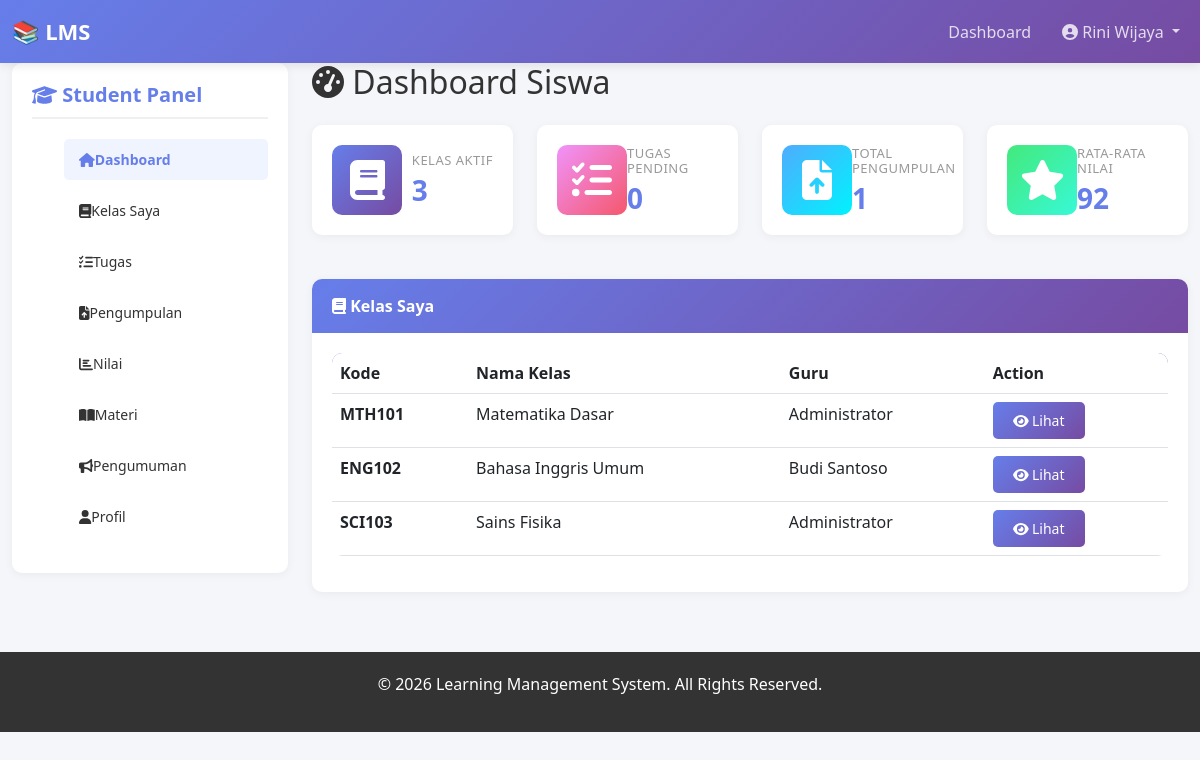
The app's page /student/dashboard.php (signed in) with its own data.
### tables this page shows
CREATE TABLE `classes` (
  `id` int(11) NOT NULL,
  `code` varchar(20) NOT NULL,
  `name` varchar(100) NOT NULL,
  `description` text DEFAULT NULL,
  `teacher_id` int(11) NOT NULL,
  `class_image` varchar(255) DEFAULT NULL,
  `status` enum('active','inactive') DEFAULT 'active',
  `created_at` timestamp NOT NULL DEFAULT current_timestamp(),
  `updated_at` timestamp NOT NULL DEFAULT current_timestamp() ON UPDATE current_timestamp()
);

CREATE TABLE `users` (
  `id` int(11) NOT NULL,
  `username` varchar(50) NOT NULL,
  `email` varchar(100) NOT NULL,
  `password` varchar(300) DEFAULT NULL,
  `full_name` varchar(100) NOT NULL,
  `phone` varchar(15) DEFAULT NULL,
  `role` enum('admin','teacher','student') NOT NULL,
  `avatar` varchar(255) DEFAULT NULL,
  `bio` text DEFAULT NULL,
  `status` enum('active','inactive') DEFAULT 'active',
  `created_at` timestamp NOT NULL DEFAULT current_timestamp(),
  `updated_at` timestamp NOT NULL DEFAULT current_timestamp() ON UPDATE current_timestamp()
);

### student/dashboard.php (the view, shortened to what this page needs)
<?php
require '../includes/config.php';
$student_id = $_SESSION['user_id'];
$classes_query = "SELECT c.* FROM classes c
                  JOIN class_members cm ON c.id = cm.class_id
                  WHERE cm.student_id = $student_id ORDER BY c.created_at DESC";
$classes = $conn->query($classes_query);
$total_classes = $classes->num_rows;
$pending_assignments_query = "SELECT COUNT(*) as count FROM assignments a
                             WHERE a.class_id IN (SELECT c.id FROM classes c
                             JOIN class_members cm ON c.id = cm.class_id
                             WHERE cm.student_id = $student_id)
                             AND a.due_date > NOW()";
$pending_assignments = $conn->query($pending_assignments_query)->fetch_assoc()['count'];
$total_submissions_query = "SELECT COUNT(*) as count FROM assignment_submissions
                           WHERE student_id = $student_id";
$total_submissions = $conn->query($total_submissions_query)->fetch_assoc()['count'];
$average_grade_query = "SELECT AVG(score) as avg_score FROM assignment_submissions
                       WHERE student_id = $student_id AND score IS NOT NULL";
$avg_grade = $conn->query($average_grade_query)->fetch_assoc()['avg_score'];
$avg_grade = $avg_grade ? round($avg_grade, 2) : 0;
require '../includes/header.php';
?>
<div class="col-md-3 mb-4">
    <div class="sidebar">
        <h5><i class="fas fa-graduation-cap"></i> Student Panel</h5>
        <ul class="sidebar-menu">
            <li><a href="dashboard.php" class="active"><i class="fas fa-home"></i> Dashboard</a></li>
            <li><a href="classes.php"><i class="fas fa-book"></i> Kelas Saya</a></li>
            <li><a href="assignments.php"><i class="fas fa-tasks"></i> Tugas</a></li>
            <li><a href="submissions.php"><i class="fas fa-file-upload"></i> Pengumpulan</a></li>
            <li><a href="grades.php"><i class="fas fa-chart-bar"></i> Nilai</a></li>
            <li><a href="materials.php"><i class="fas fa-book-open"></i> Materi</a></li>
            <li><a href="announcements.php"><i class="fas fa-bullhorn"></i> Pengumuman</a></li>
            <li><a href="profile.php"><i class="fas fa-user"></i> Profil</a></li>
        </ul>
    </div>
</div>
<div class="col-md-9">
    <h2 class="mb-4"><i class="fas fa-tachometer-alt"></i> Dashboard Siswa</h2>
    <div class="row">
        <div class="col-md-6 col-lg-3">
            <div class="stat-card">
                <div>
                    <div class="stat-icon stat-icon-1"><i class="fas fa-book"></i></div>
                </div>
                <div class="stat-content">
                    <h6>Kelas Aktif</h6>
                    <h3><?php echo $total_classes; ?></h3>
                </div>
            </div>
        </div>
        <div class="col-md-6 col-lg-3">
            <div class="stat-card">
                <div>
                    <div class="stat-icon stat-icon-2"><i class="fas fa-tasks"></i></div>
                </div>
                <div class="stat-content">
                    <h6>Tugas Pending</h6>
                    <h3><?php echo $pending_assignments; ?></h3>
                </div>
            </div>
        </div>
        <div class="col-md-6 col-lg-3">
            <div class="stat-card">
                <div>
                    <div class="stat-icon stat-icon-3"><i class="fas fa-file-upload"></i></div>
                </div>
                <div class="stat-content">
                    <h6>Total Pengumpulan</h6>
                    <h3><?php echo $total_submissions; ?></h3>
                </div>
            </div>
        </div>
        <div class="col-md-6 col-lg-3">
            <div class="stat-card">
                <div>
                    <div class="stat-icon stat-icon-4"><i class="fas fa-star"></i></div>
                </div>
                <div class="stat-content">
                    <h6>Rata-rata Nilai</h6>
                    <h3><?php echo $avg_grade; ?></h3>
                </div>
            </div>
        </div>
    </div>
    <div class="card mt-4">
        <div class="card-header">
            <i class="fas fa-book"></i> Kelas Saya
        </div>
        <div class="card-body">
            <?php if ($total_classes > 0): ?>
                <div class="table-responsive">
                    <table class="table">
                        <thead>
                            <tr>
                                <th>Kode</th>
                                <th>Nama Kelas</th>
                                <th>Guru</th>
                                <th>Action</th>
                            </tr>
                        </thead>
                        <tbody>
                            <?php
                            $classes->data_seek(0);
                            while ($class = $classes->fetch_assoc()):
                                $teacher = $conn->query("SELECT full_name FROM users WHERE id = {$class['teacher_id']}")->fetch_assoc();
                            ?>
                                <tr>
                                    <td><strong><?php echo $class['code']; ?></strong></td>
                                    <td><?php echo $class['name']; ?></td>
                                    <td><?php echo $teacher['full_name']; ?></td>
                                    <td>
                                        <a href="view_class.php?id=<?php echo $class['id']; ?>" class="btn btn-sm btn-primary">
                                            <i class="fas fa-eye"></i> Lihat
                                        </a>
                                    </td>
                                </tr>
                            <?php endwhile; ?>
                        </tbody>
                    </table>
                </div>
            <?php else: ?>
                <p class="text-center text-muted">Anda belum terdaftar di kelas manapun.</p>
            <?php endif; ?>
        </div>
    </div>
</div>
<?php require '../includes/footer.php'; ?>

### assets/css/style.css (style rules this page uses)
* { margin: 0; padding: 0; box-sizing: border-box; }
body { font-family: 'Segoe UI', Tahoma, Geneva, Verdana, sans-serif; background-color: #f5f6fa; color: #333; }
.sidebar { background: white; border-radius: 10px; padding: 20px; box-shadow: 0 2px 10px rgba(0, 0, 0, 0.05); position: sticky; top: 20px; height: fit-content; }
.sidebar h5 { color: #667eea; font-weight: bold; margin-bottom: 20px; padding-bottom: 10px; border-bottom: 2px solid #f0f0f0; }
.sidebar-menu { list-style: none; }
.sidebar-menu li { margin-bottom: 10px; }
.sidebar-menu a { color: #333; text-decoration: none; display: flex; align-items: center; padding: 10px 15px; border-radius: 5px; transition: 0.3s; font-size: 14px; }
.sidebar-menu a:hover, .sidebar-menu a.active { background: #f0f4ff; color: #667eea; font-weight: bold; }
.card { border: none; border-radius: 10px; box-shadow: 0 2px 10px rgba(0, 0, 0, 0.05); transition: 0.3s; margin-bottom: 20px; }
.card-header { background: linear-gradient(135deg, #667eea 0%, #764ba2 100%); color: white; border: none; border-radius: 10px 10px 0 0 !important; padding: 15px 20px; font-weight: bold; }
.card-body { padding: 20px; }
.btn-primary { background: linear-gradient(135deg, #667eea 0%, #764ba2 100%); border: none; border-radius: 5px; padding: 8px 20px; transition: 0.3s; }
.table { background: white; border-radius: 10px; overflow: hidden; }
.table thead { background: linear-gradient(135deg, #667eea 0%, #764ba2 100%); color: white; }
.stat-card { background: white; border-radius: 10px; padding: 20px; box-shadow: 0 2px 10px rgba(0, 0, 0, 0.05); display: flex; justify-content: space-between; align-items: center; margin-bottom: 20px; }
.stat-card .stat-icon { font-size: 40px; width: 70px; height: 70px; border-radius: 10px; display: flex; align-items: center; justify-content: center; color: white; }
.stat-card .stat-content h6 { font-size: 13px; color: #999; margin: 0; text-transform: uppercase; letter-spacing: 0.5px; }
.stat-card .stat-content h3 { font-size: 28px; font-weight: bold; color: #667eea; margin: 5px 0 0 0; }
.stat-icon-1 { background: linear-gradient(135deg, #667eea 0%, #764ba2 100%); }
.stat-icon-2 { background: linear-gradient(135deg, #f093fb 0%, #f5576c 100%); }
.stat-icon-3 { background: linear-gradient(135deg, #4facfe 0%, #00f2fe 100%); }
.stat-icon-4 { background: linear-gradient(135deg, #43e97b 0%, #38f9d7 100%); }

### records on screen
classes: code "MTH101", name "Matematika Dasar", teacher.full_name "Administrator"
classes: code "ENG102", name "Bahasa Inggris Umum", teacher.full_name "Budi Santoso"
classes: code "SCI103", name "Sains Fisika", teacher.full_name "Administrator"

### other values on screen
substr($full_name, 0, 20) "Rini Wijaya"
$total_classes "3"
$pending_assignments "0"
$total_submissions "1"
$avg_grade "92"
